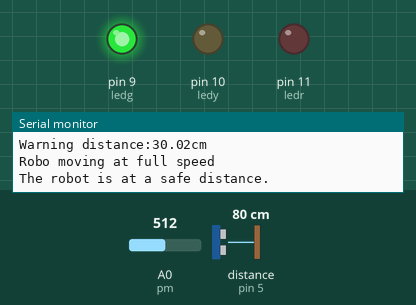
A sketch run on a simulated Arduino Uno, built with avr-gcc and run on an emulated ATmega328P. Parts: output pins drawn as LEDs (lit = HIGH), the last lines printed to the serial monitor. Wiring (inferred from the names in the program): ultrasonic range finder: trigger pin 6; echo pin 5. Inputs (shaded band) come from the test bench; at power-on: distance to the obstacle (sensor on pin 5) 80 cm, A0 (pm) = 512. The echo pulse lasts 58.3 µs per cm; pins used as bus, display or sensor lines are not drawn.

Above: at 1.3 s.
1.4 s: distance to the obstacle (sensor on pin 5) set to 35 cm
4.6 s: distance to the obstacle (sensor on pin 5) set to 28 cm
At 5.6 s:
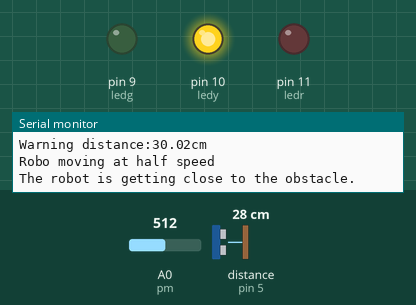
7.8 s: distance to the obstacle (sensor on pin 5) set to 18 cm
11.0 s: distance to the obstacle (sensor on pin 5) set to 14 cm
At 12.0 s:
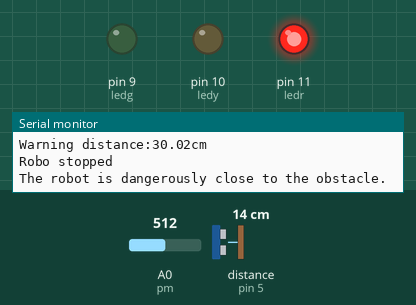
14.2 s: A0 (pm) set to 426
17.4 s: A0 (pm) set to 392
At 18.3 s:
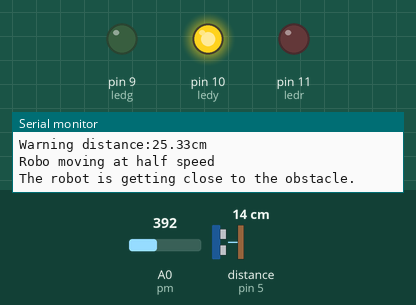
Timing chart, 0 to 20.4 s (numbered marks = the images above; inputs shaded):
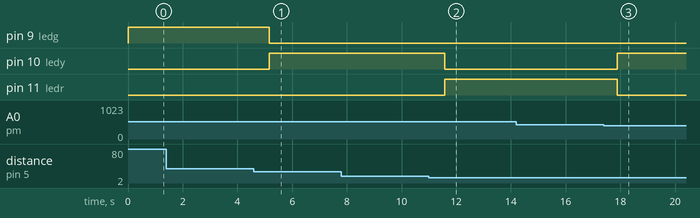

Measured:
- the behaviour switches between 32 and 31 cm on distance to the obstacle (sensor on pin 5) (found by bisection; images 0 and 1)
- the behaviour switches between 17 and 16 cm on distance to the obstacle (sensor on pin 5) (found by bisection; images 1 and 2)
- the behaviour switches between 410 and 409 on A0 (pm) (found by bisection; images 2 and 3)
- after the input at 4.6 s, pin 9 (ledg): HIGH → LOW after 0.56 s; pin 10 (ledy): LOW → HIGH after 0.56 s
- after the input at 11.0 s, pin 10 (ledy): HIGH → LOW after 0.58 s; pin 11 (ledr): LOW → HIGH after 0.58 s
- after the input at 17.4 s, pin 10 (ledy): LOW → HIGH after 0.48 s; pin 11 (ledr): HIGH → LOW after 0.48 s

The sketch:

simple_warning_system.ino
```cpp
// C++ code
//
const int ledg=9;
const int ledy=10;
const int ledr=11;
const int trig=6;
const int echo=5;
const int pm=A0;
long duration;
int distance;
int pvalue;
float wdist,mpf;

void setup()
{
  pinMode(ledg,OUTPUT);
  pinMode(ledy,OUTPUT);
  pinMode(ledr,OUTPUT);
  pinMode(trig,OUTPUT);
  pinMode(echo,INPUT);
  pinMode(pm,INPUT);
  Serial.begin(9600);

}
float mapf(int v,float in1,float in2,float out1,float out2)
{
  mpf= (v-in1)*(out1-out2)/(in1-in2)+out1;
  return mpf;
}
void loop()
{
  digitalWrite(ledg,LOW);
  digitalWrite(ledy,LOW);
  digitalWrite(ledr,LOW);

  pvalue=analogRead(pm);
  wdist=mapf(pvalue,0.0,1023.0,10.0,50.0);
  //Serial.println(wdist);
  digitalWrite(trig,LOW);
    delay(.002);
  digitalWrite(trig,HIGH);
    delay(.01);
  digitalWrite(trig,LOW);

  duration=pulseIn(echo,HIGH);
  distance=duration*0.034/2;

  if(distance>wdist)
  {
    digitalWrite(ledg,HIGH);
    Serial.print("Distance measured by ultrasonic sensor:");
    Serial.print(distance);
    Serial.println("cm");
    Serial.print("Warning distance:");
    Serial.print(wdist);
    Serial.println("cm");
    Serial.println("Robo moving at full speed");
    Serial.println("The robot is at a safe distance.");
    delay(500);
  }
  else if(distance<wdist&&distance>(wdist/2))
  {
    digitalWrite(ledy,HIGH);
    Serial.print("Distance measured by ultrasonic sensor:");
    Serial.print(distance);
    Serial.println("cm");
    Serial.print("Warning distance:");
    Serial.print(wdist);
    Serial.println("cm");
    Serial.println("Robo moving at half speed");
    Serial.println("The robot is getting close to the obstacle.");
    delay(500);
  }
  else if(distance<=(wdist/2))
  {
    digitalWrite(ledr,HIGH);
    Serial.print("Distance measured by ultrasonic sensor:");
    Serial.print(distance);
    Serial.println("cm");
    Serial.print("Warning distance:");
    Serial.print(wdist);
    Serial.println("cm");
    Serial.println("Robo stopped");
    Serial.println("The robot is dangerously close to the obstacle.");
    delay(500);
  }

}
```
